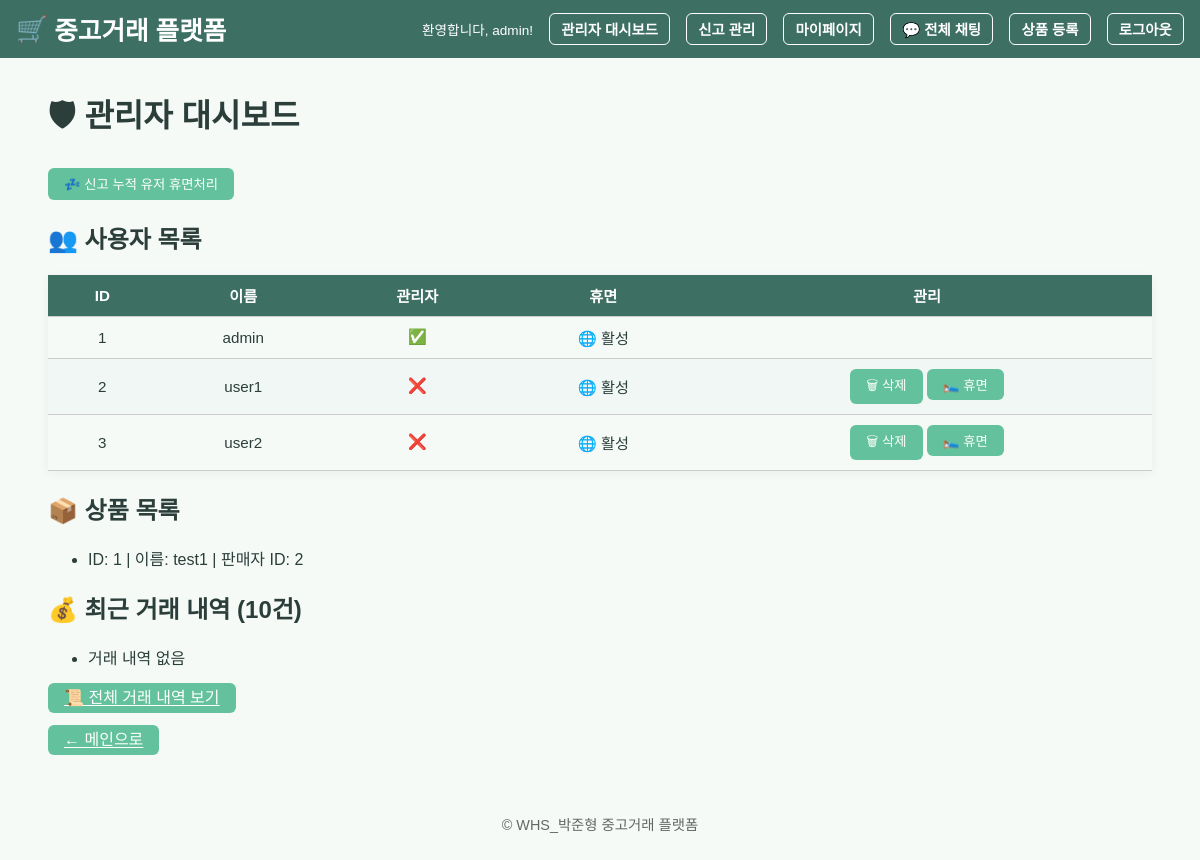
The page /admin (signed in) on the database its author committed.
### models.py (models this page shows)
class User(db.Model):
    id = db.Column(db.Integer, primary_key=True)
    username = db.Column(db.String(80), unique=True, nullable=False)
    password = db.Column(db.String(200), nullable=False)
    is_admin = db.Column(db.Boolean, default=False)
    is_dormant = db.Column(db.Boolean, default=False)
    products = db.relationship('Product', backref='seller', lazy=True)
    sent_chats = db.relationship('Chat', foreign_keys='Chat.sender_id', backref='sender', lazy=True)
    received_chats = db.relationship('Chat', foreign_keys='Chat.receiver_id', backref='receiver', lazy=True)
    sent_transactions = db.relationship('Transaction', foreign_keys='Transaction.sender_id', backref='sender', lazy=True)
    received_transactions = db.relationship('Transaction', foreign_keys='Transaction.receiver_id', backref='receiver', lazy=True)

class Product(db.Model):
    id = db.Column(db.Integer, primary_key=True)
    name = db.Column(db.String(100), nullable=False)
    description = db.Column(db.String(200))
    seller_id = db.Column(db.Integer, db.ForeignKey('user.id'))

### app.py (the view)
@app.route('/admin')
@admin_required
def admin_dashboard():
    users = User.query.all()
    products = Product.query.all()
    transactions = Transaction.query.order_by(Transaction.id.desc()).limit(10).all()
    user_count = User.query.count()
    product_count = Product.query.count()
    total_points = db.session.query(db.func.sum(Transaction.amount)).scalar() or 0
    return render_template('admin_dashboard.html', users=users, products=products,
                           transactions=transactions, user_count=user_count,
                           product_count=product_count, total_points=total_points)

### app.py (called while the page is built)
def admin_required(f):
    @wraps(f)
    def decorated_function(*args, **kwargs):
        if not session.get('is_admin'):
            flash("관리자 권한이 필요합니다.")
            return redirect(url_for('index'))
        return f(*args, **kwargs)
    return decorated_function

### templates/admin_dashboard.html (shortened to what this page needs)
{% extends 'base.html' %} {% block title %}관리자 대시보드{% endblock %} {%
block content %}
<div class="container">
  <h1>🛡 관리자 대시보드</h1>
  <form method="POST" action="{{ url_for('check_dormant_users') }}">
    <button
      class="btn"
      onclick="return confirm('신고 누적 유저들을 휴면 처리할까요?')"
    >
      💤 신고 누적 유저 휴면처리
    </button>
  </form>
  <h2>👥 사용자 목록</h2>
  <table class="styled-table">
    <thead>
      <tr>
        <th>ID</th>
        <th>이름</th>
        <th>관리자</th>
        <th>휴면</th>
        <th>관리</th>
      </tr>
    </thead>
    <tbody>
      {% for u in users %}
      <tr>
        <td>{{ u.id }}</td>
        <td>{{ u.username }}</td>
        <td>{{ '✅' if u.is_admin else '❌' }}</td>
        <td>{{ '🛌' if u.is_dormant else '🌐 활성' }}</td>
        <td>
          {% if not u.is_admin %}
          <form
            method="POST"
            action="{{ url_for('delete_user', user_id=u.id) }}"
            style="display: inline"
          >
            <button
              class="btn"
              onclick="return confirm('정말 삭제하시겠습니까?')"
            >
              🗑 삭제
            </button>
          </form>
          {% if not u.is_dormant %}
          <form
            method="POST"
            action="{{ url_for('mark_user_dormant', user_id=u.id) }}"
            style="display: inline"
          >
            <button
              class="btn"
              onclick="return confirm('휴면 처리하시겠습니까?')"
            >
              🛌 휴면
            </button>
          </form>
          {% endif %} {% endif %}
        </td>
      </tr>
      {% endfor %}
    </tbody>
  </table>
  <h2>📦 상품 목록</h2>
  <ul>
    {% for p in products %}
    <li>ID: {{ p.id }} | 이름: {{ p.name }} | 판매자 ID: {{ p.seller_id }}</li>
    {% endfor %}
  </ul>
  <h2>💰 최근 거래 내역 (10건)</h2>
  <ul>
    {% for t in transactions %}
    <li>{{ t.sender_id }} → {{ t.receiver_id }}: {{ t.amount }}P</li>
    {% else %}
    <li>거래 내역 없음</li>
    {% endfor %}
  </ul>
  <a href="{{ url_for('all_transactions') }}" class="btn"
    >📜 전체 거래 내역 보기</a
  >
  <br /><br />
  <a href="{{ url_for('index') }}" class="btn">← 메인으로</a>
</div>
{% endblock %}

### templates/base.html (shortened to what this page needs)
<!DOCTYPE html>
<html lang="ko">
  <head>
    <link rel="stylesheet" href="https://cdn.simplecss.org/simple.min.css" />
    <link
      rel="stylesheet"
      href="{{ url_for('static', filename='style.css') }}"
    />
  </head>
  <body>
    <header class="main-header">
      <div class="logo">
        <span>🛒</span>
        <a href="{{ url_for('index') }}">중고거래 플랫폼</a>
      </div>
      <nav class="topnav">
        {% if session.username %}
        <span class="welcome">환영합니다, {{ session.username }}!</span>
        {% if session.is_admin %}
        <a href="{{ url_for('admin_dashboard') }}">관리자 대시보드</a>
        <a href="{{ url_for('manage_reports') }}">신고 관리</a>
        {% endif %}
        <a href="{{ url_for('mypage.mypage') }}">마이페이지</a>
        <a href="{{ url_for('global_chat') }}">💬 전체 채팅</a>
        <a href="{{ url_for('create_product') }}">상품 등록</a>
        <a href="{{ url_for('logout') }}">로그아웃</a>
        {% else %}
        <a href="{{ url_for('login') }}">로그인</a>
        <a href="{{ url_for('register') }}">회원가입</a>
        {% endif %}
      </nav>
    </header>
    <main class="container">{% block content %}{% endblock %}</main>
    <footer class="footer">
      <p>&copy; WHS_박준형 중고거래 플랫폼</p>
    </footer>
  </body>
</html>

### static/style.css (style rules this page uses)
:root { --primary-color: #63c19e; --accent-color: #4caf88; --background-color: #f5faf7; --header-color: #3d6f63; --text-color: #2b3e3a; }
body { background-color: var(--background-color); color: var(--text-color); font-family: 'Noto Sans KR', sans-serif; margin: 0; padding: 0; }
.main-header { display: flex; justify-content: space-between; align-items: center; padding: 0.3rem 1rem; height: 3rem; background-color: var(--header-color); color: white; }
.logo { display: flex; align-items: center; gap: 0.4rem; font-size: 1.6rem; font-weight: 800; }
.logo a { text-decoration: none; color: white; }
.topnav { display: flex; gap: 1rem; align-items: center; font-size: 0.9rem; }
.topnav a { color: white !important; font-weight: bold; padding: 0.3rem 0.7rem; border: 1px solid white; border-radius: 6px; text-decoration: none; background-color: transparent; }
.welcome { font-size: 0.85rem; color: white; font-weight: 500; }
button, .btn { background-color: var(--primary-color); color: white; border: none; padding: 0.4rem 1rem; border-radius: 6px; cursor: pointer; transition: background-color 0.2s; }
.container { margin: 2rem 1.5rem; }
.footer { text-align: center; padding: 1rem; font-size: 0.9rem; color: #666; }
.styled-table { width: 100%; border-collapse: collapse; margin-top: 1rem; font-size: 0.95rem; box-shadow: 0 2px 10px rgba(0, 0, 0, 0.05); }
.styled-table th, .styled-table td { padding: 0.6rem 0.9rem; text-align: center; border-bottom: 1px solid #ccc; }
.styled-table th { background-color: var(--header-color); color: white; }
.styled-table tr:nth-child(even) { background-color: #f0f7f4; }

### rows shown on the page
User: username "admin", id "1", is_admin "✅", is_dormant "🌐 활성"
User: id "2", username "user1", is_admin "❌", is_dormant "🌐 활성"
User: id "3", username "user2", is_admin "❌", is_dormant "🌐 활성"
Product: id "1", name "test1", seller_id "2"
